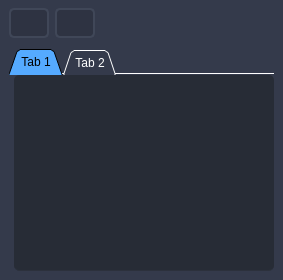
                     <widget class="QFrame" name="frame_tab">
                      <property name="styleSheet">
                       <string notr="true">background-color:#343A4B;
border-radius: 7px;</string>
                      </property>
                      <property name="frameShape">
                       <enum>QFrame::StyledPanel</enum>
                      </property>
                      <property name="frameShadow">
                       <enum>QFrame::Raised</enum>
                      </property>
                      <layout class="QVBoxLayout" name="verticalLayout_7">
                       <property name="leftMargin">
                        <number>9</number>
                       </property>
                       <property name="topMargin">
                        <number>3</number>
                       </property>
                       <property name="rightMargin">
                        <number>9</number>
                       </property>
                       <property name="bottomMargin">
                        <number>9</number>
                       </property>
                       <item alignment="Qt::AlignLeft">
                        <widget class="QFrame" name="frame_vbuttons">
                         <property name="frameShape">
                          <enum>QFrame::StyledPanel</enum>
                         </property>
                         <property name="frameShadow">
                          <enum>QFrame::Raised</enum>
                         </property>
                         <layout class="QHBoxLayout" name="horizontalLayout_11">
                          <property name="leftMargin">
                           <number>0</number>
                          </property>
                          <property name="topMargin">
                           <number>5</number>
                          </property>
                          <property name="rightMargin">
                           <number>0</number>
                          </property>
                          <property name="bottomMargin">
                           <number>5</number>
                          </property>
                          <item>
                           <widget class="QPushButton" name="pushButton_addTable_search">
                            <property name="minimumSize">
                             <size>
                              <width>40</width>
                              <height>30</height>
                             </size>
                            </property>
                            <property name="maximumSize">
                             <size>
                              <width>40</width>
                              <height>16777215</height>
                             </size>
                            </property>
                            <property name="styleSheet">
                             <string notr="true">QPushButton {
	border: 2px solid rgb(64, 71, 88);
	border-radius: 5px;	
	background-color:#2E3342;
}
QPushButton:hover {
	background-color: rgb(85, 170, 255);
	border: 2px solid rgb(85, 170, 255);
}
QPushButton:pressed {	
	background-color: rgb(35, 40, 49);
	border: 2px solid rgb(43, 50, 61);
}</string>
                            </property>
                            <property name="text">
                             <string/>
                            </property>
                            <property name="icon">
                             <iconset resource="../Simple_PySide_Base/files.qrc">
                              <normaloff>:/20x20/icons/20x20/cil-library-add.png</normaloff>:/20x20/icons/20x20/cil-library-add.png</iconset>
                            </property>
                            <property name="iconSize">
                             <size>
                              <width>18</width>
                              <height>18</height>
                             </size>
                            </property>
                           </widget>
                          </item>
                          <item>
                           <widget class="QPushButton" name="pushButton_deleteTable_search">
                            <property name="minimumSize">
                             <size>
                              <width>40</width>
                              <height>30</height>
                             </size>
                            </property>
                            <property name="maximumSize">
                             <size>
                              <width>40</width>
                              <height>16777215</height>
                             </size>
                            </property>
                            <property name="styleSheet">
                             <string notr="true">QPushButton {
	border: 2px solid rgb(64, 71, 88);
	border-radius: 5px;	
	background-color:#2E3342;
}
QPushButton:hover {
	background-color: rgb(85, 170, 255);
	border: 2px solid rgb(85, 170, 255);
}
QPushButton:pressed {	
	background-color: rgb(35, 40, 49);
	border: 2px solid rgb(43, 50, 61);
}</string>
                            </property>
                            <property name="text">
                             <string/>
                            </property>
                            <property name="icon">
                             <iconset resource="../Simple_PySide_Base/files.qrc">
                              <normaloff>:/20x20/icons/20x20/cil-trash.png</normaloff>:/20x20/icons/20x20/cil-trash.png</iconset>
                            </property>
                            <property name="iconSize">
                             <size>
                              <width>18</width>
                              <height>18</height>
                             </size>
                            </property>
                           </widget>
                          </item>
                         </layout>
                        </widget>
                       </item>
                       <item>
                        <widget class="QTabWidget" name="tabWidget">
                         <property name="font">
                          <font>
                           <family>Segoe UI</family>
                           <pointsize>9</pointsize>
                          </font>
                         </property>
                         <property name="styleSheet">
                          <string notr="true">QTabBar::tab {
    background: rgb(39, 44, 54);
	color: rgb(255, 255, 255);
}

QTabBar::tab:hover {
	background-color: rgb(57, 65, 80);
	color: rgb(255, 255, 255);
}

QTabBar::tab:selected {
	background-color: rgb(85, 170, 255);
	color: rgb(0, 0, 0);
	
}
</string>
                         </property>
                         <property name="tabPosition">
                          <enum>QTabWidget::North</enum>
                         </property>
                         <property name="tabShape">
                          <enum>QTabWidget::Triangular</enum>
                         </property>
                         <property name="currentIndex">
                          <number>0</number>
                         </property>
                         <property name="elideMode">
                          <enum>Qt::ElideNone</enum>
                         </property>
                         <property name="usesScrollButtons">
                          <bool>true</bool>
                         </property>
                         <property name="documentMode">
                          <bool>true</bool>
                         </property>
                         <property name="tabsClosable">
                          <bool>false</bool>
                         </property>
                         <property name="movable">
                          <bool>false</bool>
                         </property>
                         <property name="tabBarAutoHide">
                          <bool>false</bool>
                         </property>
                         <widget class="QWidget" name="tab">
                          <property name="styleSheet">
                           <string notr="true"/>
                          </property>
                          <attribute name="title">
                           <string>Tab 1</string>
                          </attribute>
                          <layout class="QHBoxLayout" name="horizontalLayout_Table">
                           <property name="leftMargin">
                            <number>5</number>
                           </property>
                           <property name="topMargin">
                            <number>0</number>
                           </property>
                           <property name="rightMargin">
                            <number>0</number>
                           </property>
                           <property name="bottomMargin">
                            <number>0</number>
                           </property>
                           <item>
                            <widget class="QTableWidget" name="tableWidget">
                             <property name="styleSheet">
                              <string notr="true">QTableWidget {	
	background-color: rgb(39, 44, 54);
	padding: 10px;
	border-radius: 5px;
	gridline-color: rgb(44, 49, 60);
	border-bottom: 1px solid rgb(44, 49, 60);
}
QScrollBar:horizontal {
    border: none;
    background: rgb(52, 59, 72);
    height: 14px;
    margin: 0px 21px 0 21px;
	border-radius: 0px;
}
 QScrollBar:vertical {
	border: none;
    background: rgb(52, 59, 72);
    width: 14px;
    margin: 21px 0 21px 0;
	border-radius: 0px;
 }
QHeaderView::section{
	Background-color: rgb(39, 44, 54);
	max-width: 30px;
	border: 1px solid rgb(44, 49, 60);
	border-style: none;
    border-bottom: 1px solid rgb(44, 49, 60);
    border-right: 1px solid rgb(44, 49, 60);
}
QHeaderView::section:horizontal
{
    border: 1px solid rgb(32, 34, 42);
	background-color: rgb(27, 29, 35);
	padding: 3px;
	border-top-left-radius: 7px;
    border-top-right-radius: 7px;
}
QHeaderView::section:vertical
{
    border: 1px solid rgb(44, 49, 60);
}

</string>
                             </property>
                             <property name="frameShape">
                              <enum>QFrame::StyledPanel</enum>
                             </property>
                             <property name="autoScroll">
                              <bool>true</bool>
                             </property>
                             <property name="editTriggers">
                              <set>QAbstractItemView::NoEditTriggers</set>
                             </property>
                             <property name="tabKeyNavigation">
                              <bool>true</bool>
                             </property>
                             <property name="showDropIndicator" stdset="0">
                              <bool>true</bool>
                             </property>
                             <property name="dragDropOverwriteMode">
                              <bool>true</bool>
                             </property>
                             <property name="alternatingRowColors">
                              <bool>false</bool>
                             </property>
                             <property name="selectionMode">
                              <enum>QAbstractItemView::ExtendedSelection</enum>
                             </property>
                             <property name="selectionBehavior">
                              <enum>QAbstractItemView::SelectItems</enum>
                             </property>
                             <property name="verticalScrollMode">
                              <enum>QAbstractItemView::ScrollPerPixel</enum>
                             </property>
                             <property name="horizontalScrollMode">
                              <enum>QAbstractItemView::ScrollPerPixel</enum>
                             </property>
                             <property name="showGrid">
                              <bool>true</bool>
                             </property>
                             <property name="rowCount">
                              <number>0</number>
                             </property>
                             <property name="columnCount">
                              <number>0</number>
                             </property>
                            </widget>
                           </item>
                          </layout>
                         </widget>
                         <widget class="QWidget" name="tab_2">
                          <property name="styleSheet">
                           <string notr="true"/>
                          </property>
                          <attribute name="title">
                           <string>Tab 2</string>
                          </attribute>
                         </widget>
                        </widget>
                       </item>
                      </layout>
                     </widget>
